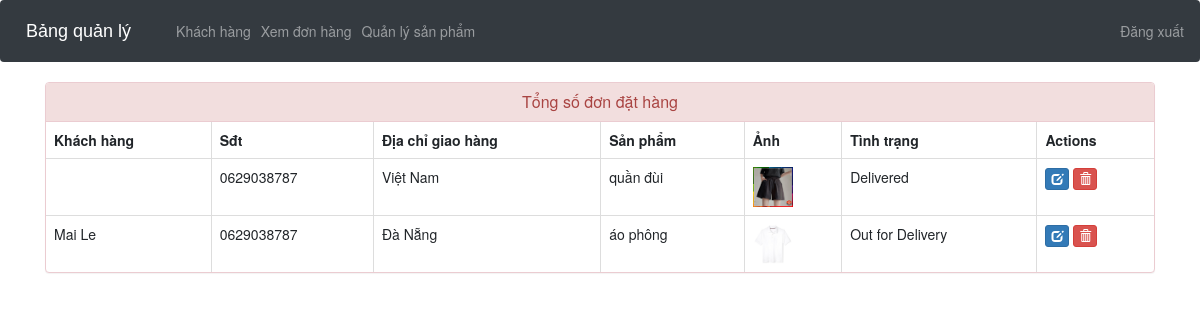
Screenshot of /admin-view-booking (signed in) with the database file from the repository.
### ecom/models.py (models this page shows, shortened)
class Customer(models.Model):
    user=models.OneToOneField(User,on_delete=models.CASCADE)
    profile_pic= models.ImageField(upload_to='profile_pic/CustomerProfilePic/',null=True,blank=True)
    address = models.CharField(max_length=40)
    mobile = models.CharField(max_length=20,null=False)
    @property
    def get_name(self):
        return self.user.first_name+" "+self.user.last_name

class Orders(models.Model):
    STATUS =(
        ('Pending','Pending'),
        ('Order Confirmed','Order Confirmed'),
        ('Out for Delivery','Out for Delivery'),
        ('Delivered','Delivered'),
    )
    customer=models.ForeignKey('Customer', on_delete=models.CASCADE,null=True)
    product=models.ForeignKey('Product',on_delete=models.CASCADE,null=True)
    email = models.CharField(max_length=50,null=True)
    address = models.CharField(max_length=500,null=True)
    mobile = models.CharField(max_length=20,null=True)
    order_date= models.DateField(auto_now_add=True,null=True)
    status=models.CharField(max_length=50,null=True,choices=STATUS)

class Product(models.Model):
    name=models.CharField(max_length=40)
    product_image= models.ImageField(upload_to='product_image/',null=True,blank=True)
    price = models.PositiveIntegerField()
    description=models.CharField(max_length=40)

### ecom/views.py (the view)
# urls.py: path('admin-view-booking', views.admin_view_booking_view,name='admin-view-booking'),
@login_required(login_url='adminlogin')
def admin_view_booking_view(request):
    orders=models.Orders.objects.all()
    ordered_products=[]
    ordered_bys=[]
    for order in orders:
        ordered_product=models.Product.objects.all().filter(id=order.product.id)
        ordered_by=models.Customer.objects.all().filter(id = order.customer.id)
        ordered_products.append(ordered_product)
        ordered_bys.append(ordered_by)
    return render(request,'ecom/admin_view_booking.html',{'data':zip(ordered_products,ordered_bys,orders)})

### templates/ecom/admin_view_booking.html (shortened to what this page needs)
{% extends 'ecom/admin_base.html' %}
{% load static %}
{% block content %}
<head>
  <link href="//netdna.bootstrapcdn.com/bootstrap/3.0.0/css/bootstrap.min.css" rel="stylesheet" id="bootstrap-css">
</head>
<div class="container">
  <div class="panel panel-danger">
    <div class="panel-heading">
      <h6 class="panel-title">Tổng số đơn đặt hàng</h6>
    </div>
    <table class="table table-hover table-bordered" id="dev-table">
      <thead>
        <tr>
          <th>Khách hàng</th>
          <th>Sđt</th>
          <th>Địa chỉ giao hàng</th>
          <th>Sản phẩm</th>
          <th>Ảnh</th>
          <th>Tình trạng</th>
          <th>Actions</th>
        </tr>
      </thead>
      {% for product,customer,order in data %}
      <tr>
        {% for c in customer %}
        <td> {{c.get_name}}</td>
        <td>{{c.mobile}}</td>
        <td>{{order.address}}</td>
        {% endfor %}
        {% for p in product %}
        <td> {{p.name}}</td>
        <td> <img src="{% static p.product_image.url %}" alt="Profile Pic" height="40px" width="40px" /></td>
        <td>{{order.status}}</td>
        <td><a class="btn btn-primary btn-xs" href="{% url 'update-order' order.id  %}"><span class="glyphicon glyphicon-edit"></span></a>
        <a class="btn btn-danger btn-xs" href="{% url 'delete-order' order.id  %}"><span class="glyphicon glyphicon-trash"></span></a></td>
        {% endfor %}
      </tr>
      {% endfor %}
    </table>
  </div>
</div>
{% endblock content %}

### templates/ecom/admin_view_booking.html (style rules this page uses)
a:link { text-decoration: none; }
h6 { text-align: center; }

### rows the page displays
Orders: address "Việt Nam", status "Delivered"
Customer: mobile "0629038787"
Product: name "quần đùi", product_image (picture)
Orders: address "Đà Nẵng", status "Out for Delivery"
Customer: get_name "Mai Le", mobile "0629038787"
Product: name "áo phông", product_image (picture)
